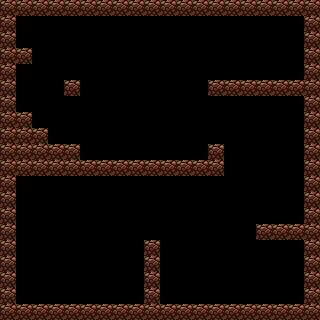

This game map was drawn from its Tiled (.tmx) file and the tilesets committed beside it. A one-line description and the trimmed map source follow:
An orthogonal 20x20 tile map with 16x16 px tiles, 1 tile layer (Tile Layer 1).

<map version="1.0" orientation="orthogonal" renderorder="right-down" width="20" height="20" tilewidth="16" tileheight="16">
 <tileset firstgid="1" name="spelunky-tiles" tilewidth="16" tileheight="16">
  <image source="../../webgl/webglEngine/bin/data/spelunky-tiles.png" width="128" height="128" />
 </tileset>
 <layer name="Tile Layer 1" width="20" height="20">
  <data>[400 cells, 112 non-empty, 1 distinct tile ids]</data>
 </layer>
</map>
